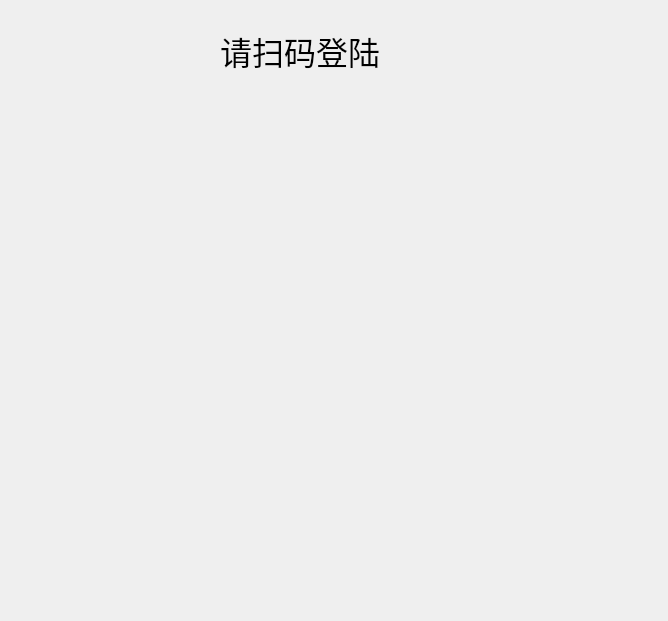
<?xml version="1.0" encoding="UTF-8"?>
<ui version="4.0">
 <class>Form</class>
 <widget class="QWidget" name="Form">
  <property name="geometry">
   <rect>
    <x>0</x>
    <y>0</y>
    <width>668</width>
    <height>621</height>
   </rect>
  </property>
  <property name="windowTitle">
   <string>Form</string>
  </property>
  <widget class="QLabel" name="label">
   <property name="geometry">
    <rect>
     <x>220</x>
     <y>20</y>
     <width>201</width>
     <height>61</height>
    </rect>
   </property>
   <property name="font">
    <font>
     <family>Arial</family>
     <pointsize>24</pointsize>
    </font>
   </property>
   <property name="text">
    <string>请扫码登陆</string>
   </property>
  </widget>
  <widget class="QLabel" name="label_2">
   <property name="geometry">
    <rect>
     <x>70</x>
     <y>80</y>
     <width>481</width>
     <height>481</height>
    </rect>
   </property>
   <property name="text">
    <string/>
   </property>
   <property name="margin">
    <number>9</number>
   </property>
  </widget>
 </widget>
 <resources>
  <include location="img/showimg.qrc"/>
 </resources>
 <connections/>
</ui>
